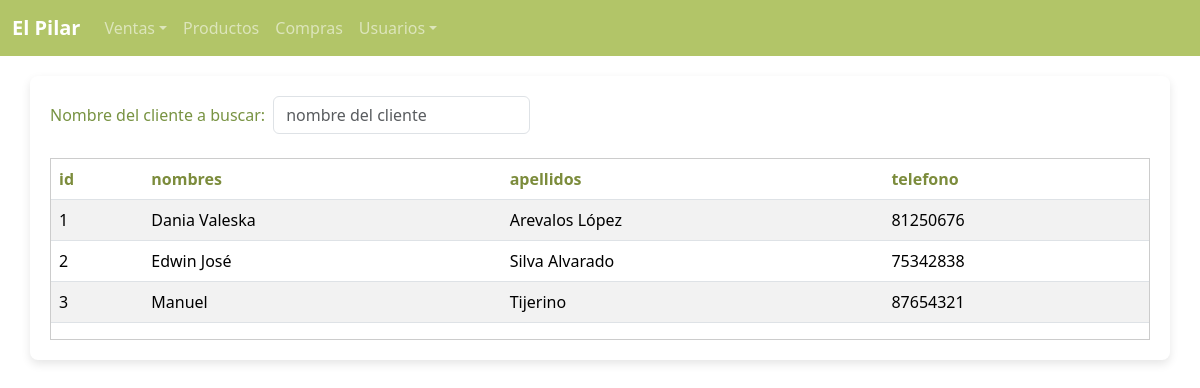
The app's page /clientes, older data.
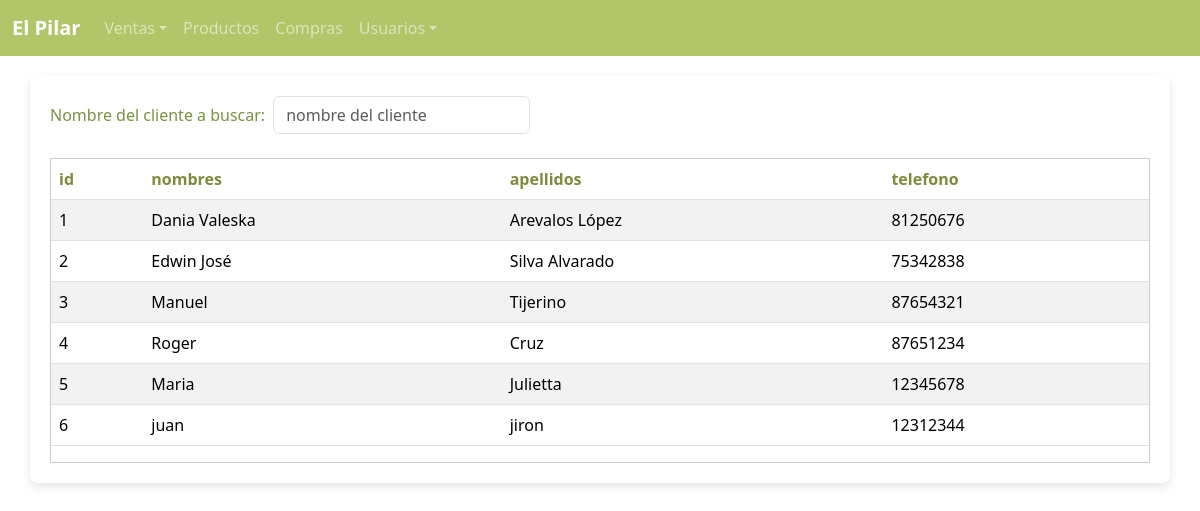
The same page, newer data.
### tables this page shows
CREATE TABLE Cliente (
    id INTEGER PRIMARY KEY AUTOINCREMENT,
    nombres NVARCHAR(30) NOT NULL,
    apellidos NVARCHAR(30) NULL,
    telefono NVARCHAR(8)
);

### app.py (the view)
@app.route('/clientes')
def clientes():
    try:
        query = text("SELECT * FROM Cliente GROUP BY id")
        result = db.execute(query)
        clientes = result.fetchall()
        return render_template('clientes.html', clientes=clientes)
    except Exception as e:
        traceback.print_exc()
        return render_template('clientes.html')

### templates/clientes.html (shortened to what this page needs)
{% extends "layout.html" %}
{% block content %}
<main class="container" style="padding: 20px; border-radius: 8px; margin-top: 20px;">
    <div class="d-flex justify-content-between align-items-center mb-4">
        <form class="row g-2 align-items-center">
            <div class="col-auto">
              <label for="inputClient" class="form-label mb-0">Nombre del cliente a buscar: </label>
            </div>
            <div class="col-auto">
              <input type="text" class="form-control" id="inputClient" placeholder="nombre del cliente">
            </div>
        </form>
    </div>
<div class="table-container" id="tabla-productos" style="max-height: 400px; overflow-y: auto; border: 1px solid #ccc;">
    <table class="table table-striped table-hover">
        <thead>
            <tr>
                <th scope="col" style="color:#7c8c3c;">id</th>
                <th scope="col" style="color:#7c8c3c;">nombres</th>
                <th scope="col" style="color:#7c8c3c;">apellidos</th>
                <th scope="col" style="color:#7c8c3c;">telefono</th>
            </tr>
        </thead>
        <tbody>
        {% for cliente in clientes %}
        <tr class="us_cliente">
            <td>{{ cliente.id }}</td>
            <td>{{ cliente.nombres }}</td>
            <td>{{ cliente.apellidos }}</td>
            <td>{{ cliente.telefono }}</td>
        </tr>
        {% endfor %}
    </tbody>
    </table>
</div>
{% endblock  %}

Row changes from the older to the newer data that the page shows:
added Cliente: id "4", nombres "Roger", apellidos "Cruz", telefono "87651234"
added Cliente: id "5", nombres "Maria", apellidos "Julietta", telefono "12345678"
added Cliente: id "6", nombres "juan", apellidos "jiron", telefono "12312344"
